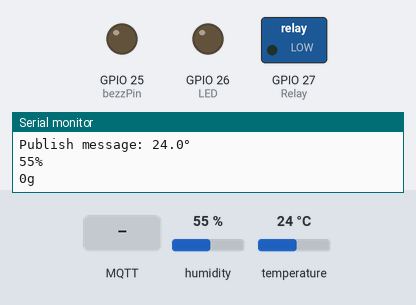
The sketch below on a simulated ESP32. Shown: switched loads named in the sketch (green lamp = pin HIGH), output pins drawn as LEDs (lit = HIGH), the last lines printed to the serial monitor. Inputs (shaded band) come from the test bench; at power-on: humidity 55 %, temperature 24 °C. WiFi joins after 1.5 s; servers stay silent unless stated; random numbers use the default seed unless the sketch sets one; no MQTT or app messages arrive unless stated.

Above: at 5.7 s.
5.8 s: MQTT message "1234567890" arrives on the first subscribed topic
At 6.9 s:
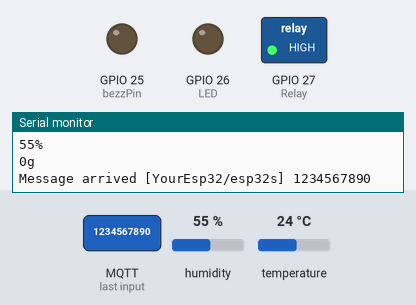
10.8 s: MQTT message "LEDon" arrives on the first subscribed topic
At 12.0 s:
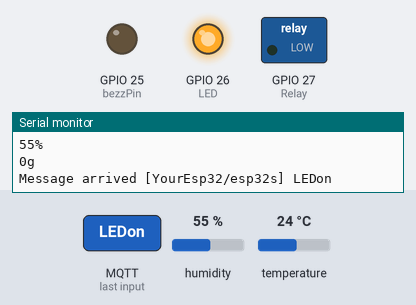
12.3 s: MQTT message "Relayon" arrives on the first subscribed topic
At 13.5 s:
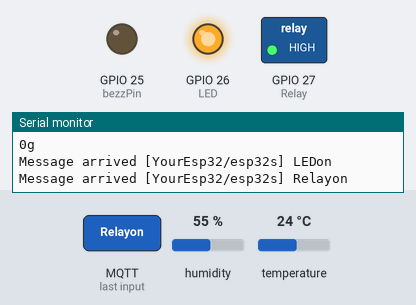
14.3 s: MQTT message "1234567890" arrives on the first subscribed topic
At 17.7 s:
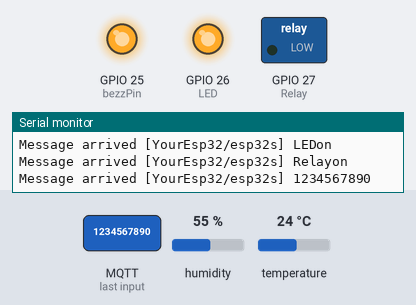
Timing chart, 0 to 19.3 s (numbered marks = the images above; inputs shaded):
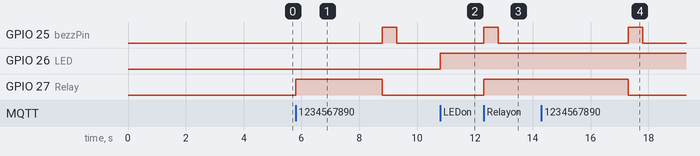

Measured:
- after the input at 5.8 s, GPIO 25 (bezzPin): LOW → HIGH after 3.0 s, → LOW 0.50 s later; GPIO 27 (Relay): LOW → HIGH at once, → LOW 3.0 s later
- after the input at 10.8 s, GPIO 26 (LED): LOW → HIGH at once
- after the input at 12.3 s, GPIO 25 (bezzPin): LOW → HIGH at once, → LOW 0.50 s later; GPIO 27 (Relay): LOW → HIGH at once
- after the input at 14.3 s, GPIO 25 (bezzPin): LOW → HIGH after 3.0 s, → LOW 0.50 s later; GPIO 27 (Relay): HIGH → LOW after 3.0 s

The sketch:

HX711_DHT11_Relay_esp32_PahoMQTT.ino
```cpp
#include <WiFi.h>
#include <PubSubClient.h>
#include <EasyButton.h>
#include "HX711.h"
#include "DHT.h"
//#include "wifi.h"

#define LED 26        //繼電器接腳
#define Relay 27
#define bezzPin  25 //定義蜂鳴器

HX711 HX711_CH0(12, 14, 475); //磅秤接腳 SCK,DT,GapValue;5KG(475、476、479、480)

#define DHTPIN 13     // DHT11接腳
#define DHTTYPE DHT11
DHT dht(DHTPIN, DHTTYPE); // 讓DHT11程式庫做初始化

const int updateCycle = 5000;//更新速度，五秒更新一次。最快只能設定2秒一次


const char *ssid = "Alex-4A";
const char *password = "0912235003.";

// 填上自己喜愛的裝置名稱，盡量獨一無二
String mqtt_ClientID = " zxcvbn546674_IOT_";

// 寫出我們需要訂閱/發不的主題
const char* sub_topic = "YourEsp32/esp32s";//向伺服器訂閱以控制硬體的狀態
const char* pub_led_topic = "YourEsp32/esp32s_led_state";//向伺服器發布LED的狀態
const char* pub_relay_topic = "YourEsp32/esp32s_relay_state";//向伺服器發布繼電器的狀態
const char* pub_init_topic = "YourEsp32/esp32s_is_back";//向伺服器發布MCU上線的訊息
const char* pub_temp_topic = "YourEsp32/esp32s_temp"; //向伺服器發布溫度訊息
const char* pub_humd_topic = "YourEsp32/esp32s_humd"; //向伺服器發布濕度訊息
const char* pub_HHX711_topic = "YourEsp32/esp32s_HHX711"; //向伺服器發布重量訊息

// MQTT伺服器的選擇
const char *mqtt_server = "mqttgo.io";
const char *mqtt_userName = "";
const char *mqtt_password = "";

WiFiClient espClient;
PubSubClient client(espClient);
unsigned long lastMsg = 0;
#define MSG_BUFFER_SIZE (50)
char msg[MSG_BUFFER_SIZE];
char msg1[MSG_BUFFER_SIZE];
char msg2[MSG_BUFFER_SIZE];
int value = 0;
//float Weight = 0;

void setup_wifi()
{
  delay(10);
  // We start by connecting to a WiFi network
  Serial.println();
  Serial.print("Connecting to ");
  Serial.println(ssid);

  WiFi.mode(WIFI_STA);
  WiFi.begin(ssid, password);

  while (WiFi.status() != WL_CONNECTED)
  {
    delay(500);
    Serial.print(".");
  }

  randomSeed(micros());

  Serial.println("");
  Serial.println("WiFi connected");
  Serial.println("IP address: ");
  Serial.println(WiFi.localIP());
}

void callback(char *topic, byte *payload, unsigned int length) {
  Serial.print("Message arrived [");
  Serial.print(topic);
  Serial.print("] ");
  for (int i = 0; i < length; i++)
  {
    Serial.print((char)payload[i]);
  }
  Serial.println();

  payload[length] = '\0';
  String message = (char *)payload;

  if (strcmp(topic, sub_topic) == 0) {
    if (message == "LEDoff") {
      digitalWrite(LED, LOW); //Turn off
      client.publish(pub_led_topic, "LEDoff");
    }
    if (message == "LEDon") {
      digitalWrite(LED, HIGH); //Turn on
      client.publish(pub_led_topic, "LEDon");
    }
  }

  if (strcmp(topic, sub_topic) == 0) {
    if (message == "Relayoff") {
      digitalWrite(Relay, LOW); //Turn off
      client.publish(pub_relay_topic, "off");
    }
    if (message == "Relayon") {
      digitalWrite(Relay, HIGH); //Turn on
      //digitalWrite(Relay, HIGH); //Turn on
      //delay(3000);
      //digitalWrite(Relay, LOW); //Turn off
      digitalWrite(bezzPin, HIGH);
      delay(500);
      digitalWrite(bezzPin, LOW);
      client.publish(pub_relay_topic, "on");
    }
    if (message == "1234567890") {
      digitalWrite(Relay, HIGH); //Turn on
      delay(3000);//等三秒
      digitalWrite(Relay, LOW); //Turn off
      digitalWrite(bezzPin, HIGH);
      delay(500);
      digitalWrite(bezzPin, LOW);
      client.publish(pub_relay_topic, "QRcodeon");
    }
  }

}

void reconnect()
{
  // Loop until we're reconnected
  while (!client.connected())
  {

    Serial.println("Attempting mqttgo.io MQTT connection...");
    // Create a random client ID
    mqtt_ClientID += String(random(0xffff), HEX);
    // Attempt to connect
    if (client.connect((mqtt_ClientID, mqtt_userName, mqtt_password)))
    {
      Serial.print(" connected with Client ID: ");
      Serial.println(mqtt_ClientID);
      // Once connected, publish an announcement...
      client.publish(pub_init_topic, "Hi, I'm online!");
      // ... and resubscribe
      client.subscribe(sub_topic);
    }
    else
    {
      Serial.print("failed, rc=");
      Serial.print(client.state());
      Serial.println(" try again in 5 seconds");
      // Wait 5 seconds before retrying
      delay(5000);
    }
  }
}

void setup() {

  Serial.begin(115200); //鮑率設為115200
  setup_wifi();
  //wifi_setup();//呼叫Wifi.h

  dht.begin(); //DHT11開始工作

  pinMode(bezzPin, OUTPUT);

  HX711_CH0.begin();          //讀取傳感器重量，寫在setup
  delay(3000);                //延時3s用於傳感器穩定，寫在setup
  HX711_CH0.begin();          //重新讀取傳感器支架毛重用於後續計算，寫在setup

  pinMode(LED, OUTPUT); //設定LED接腳為輸出
  digitalWrite(LED, LOW); //設定初始值為低電壓

  pinMode(Relay, OUTPUT); //設定繼電器接腳為輸出
  digitalWrite(Relay, LOW); //設定初始值為低電壓

  client.setServer(mqtt_server, 1883);
  client.setCallback(callback);
}

void loop() {

  if (!client.connected())
  {
    reconnect();
  }
  client.loop();

  unsigned long now = millis();//取得目前時間
  if (now - lastMsg > updateCycle) //用現在的時間上減掉上一個訊息所發送的時間看，看有沒有大於updateCycle，如果沒有大5秒的話就不會進入這一個迴圈。
  {

    lastMsg = now;//
    int Weight = HX711_CH0.Get_Weight();    //當前傳感器重量，該重量已經扣除支架重量
    if (Weight <= 0) {
      Weight = 0;
    }
    float humidity = dht.readHumidity();//讀取濕度
    float temperature = dht.readTemperature(); //讀取溫度
    // Check if any reads failed and exit early (to try again).
    if (isnan(humidity) || isnan(temperature)) { //確定是否有讀到溫度和濕度

      Serial.println(F("Failed to read from DHT sensor!"));//顯示失偵測再序列埠視窗
      return;

    } else {
      // publish the message
      snprintf(msg, MSG_BUFFER_SIZE, "%.1lf°", temperature);//溫度
      snprintf(msg1, MSG_BUFFER_SIZE, "%.0lf%%", humidity); //濕度
      snprintf(msg2, MSG_BUFFER_SIZE, "%dg" , Weight ); //重量
      //snprintf(msg2, MSG_BUFFER_SIZE, "%.1lfg" , Weight ); //重量

      Serial.print("Publish message: ");//發布訊息
      Serial.println(msg);//從MCU上發布溫度訊息顯示再序列埠視窗
      Serial.println(msg1);//從MCU上發布濕度訊息顯示再序列埠視窗
      Serial.println(msg2);//從MCU上發布重量訊息顯示再序列埠視窗

      client.publish(pub_temp_topic, msg);//從MCU上發布溫度訊息
      client.publish(pub_humd_topic, msg1);//從MCU上發布濕度訊息
      client.publish(pub_HHX711_topic, msg2);//從MCU上發布重量訊息

    }

  }
}
```
